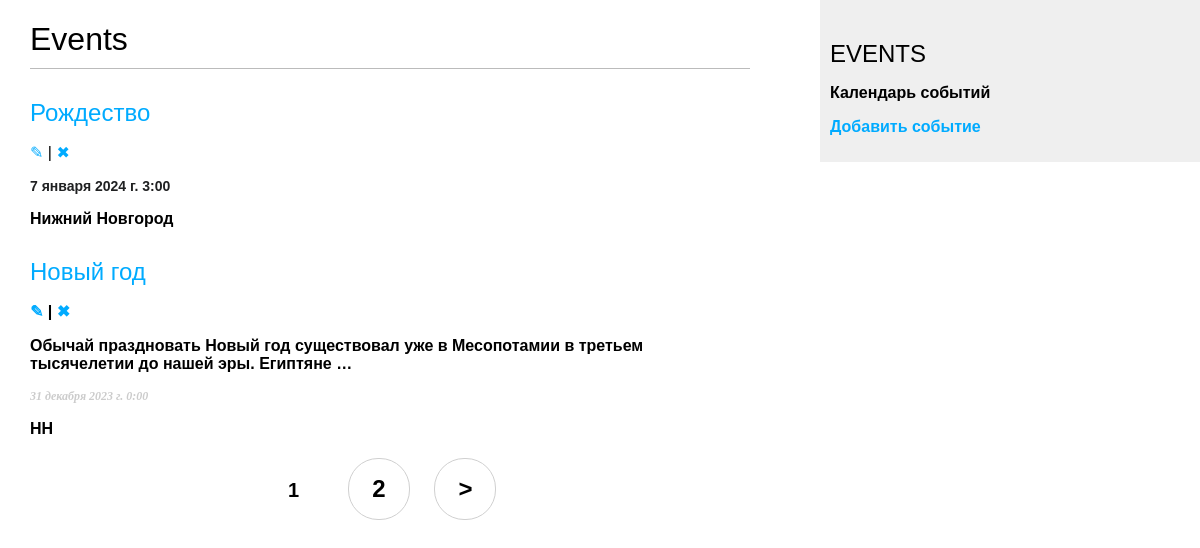
Screenshot of /events/ with the database file from the repository.
### event/models.py (models this page shows, shortened)
class Event(models.Model):
    title = models.CharField(max_length=100, verbose_name='Название')
    description = models.TextField(verbose_name='Описание')
    date_time = models.DateTimeField(verbose_name='Дата')
    location = models.CharField(max_length=100, verbose_name='Место')
    class Meta:
        verbose_name = 'Event'
        verbose_name_plural = 'Events'
        ordering = ['-date_time']
        indexes = [
            models.Index(fields=['-date_time'])
        ]

### event/views.py (the view)
# urls.py: path('events/', views.EventList.as_view(), name='event_list'),
class EventList(ListView):
    model = Event
    template_name = 'event/list.html'
    context_object_name = 'events'
    paginate_by = 2

### event/templates/event/list.html (shortened to what this page needs)
{% extends "event/base.html" %}
{% block content %}
    <h1>Events</h1>
    {% for event in events %}
        <h2>
            <a href="{% url 'event:event_detail' event.id %}">
                {{ event.title }}
            </a>
        </h2>
        <p><a href="{% url 'event:event_update' event.id %}">&#9998;</a> |
            <a href="{% url 'event:event_delete' event.id %}">&#10006;</a></p>
        <p>{{ event.description|safe|truncatewords:15 }}</p>
        <p class="date">{{ event.date_time }}</p>
        <p>{{ event.location }}</p>
    {% endfor %}
{% endblock %}
{% block navigation %}
    {% if page_obj.has_other_pages %}
        <nav class="list-pages">
            <ul>
                {% for p in paginator.page_range %}
                    {% if page_obj.number == p %}
                        <li class="page-num page-num-selected">{{ p }}</li>
                    {% elif p >= page_obj.number|add:-2 and p <= page_obj.number|add:2 %}
                        <li class="page-num">
                            <a href="?page={{ p }}">{{ p }}</a>
                        </li>
                    {% endif %}
                {% endfor %}
                {% if page_obj.has_next %}
                    <li class="page-num">
                        <a href="?page={{ page_obj.next_page_number }}">&gt;</a>
                    </li>
                {% endif %}
            </ul>
        </nav>
    {% endif %}
{% endblock %}

### static/css/blog.css (style rules this page uses)
body { margin:0; padding:0; font-family:helvetica, sans-serif; }
a { color:#00abff; text-decoration:none; }
h1 { font-weight:normal; border-bottom:1px solid #bbb; padding:0 0 10px 0; }
h2 { font-weight:normal; margin:30px 0 0; }
p.date { color:#ccc; font-family: georgia, serif; font-size: 12px; font-style: italic; }
.list-pages { text-align: center; margin: 0 0 20px 0; }
.list-pages ul { margin: 20px 0 0 0; padding: 0; list-style: none; }
.list-pages ul li { display: inline-block; margin: 0 20px 0 0; }
.list-pages a { color: #000; font-size: 24px; text-decoration: none; }
.list-pages .page-num, .page-num-selected { display: inline-block; width: 60px; height: 44px; padding: 16px 0 0 0; border: 1px solid #d0d0d0; border-radius: 30px; }
.list-pages .page-num-selected { border: none; color: #000; font-size: 20px; }

### rows the page displays
Event: title "Рождество", date_time "7 января 2024 г. 3:00", location "Нижний Новгород"
Event: title "Новый год", description "Обычай праздновать Новый год существовал уже в Месопотамии в третьем тысячелетии до нашей эры. Египтяне …", date_time "31 декабря 2023 г. 0:00", location "НН"

### other values shown
{{ p }} "1"
{{ p }} "2"
